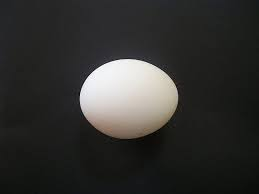
#> input picture test2.jpg, 259 x 194 px
$ jupyter execute --allow-errors main.ipynb   (shell and % lines are left out)
#> lines starting #> are read from the running program, lines starting #| are printed output that depends on the picture; after the words box and inside, x2 and y2 are one past the last pixel; in counts of white or black regions, pixels touching at a corner belong together
#> further down, src is the input picture: shape (194, 259, 3); mean B, G, R 48.3, 50.3, 50.7
### contour.py
import cv2
import numpy as np
import argparse
import random as rng
rng.seed(12345)
import matplotlib as mpl
mpl.use('TkAgg')
import matplotlib.pyplot as plt
from setting import *

def find_egg_contour(src, threshold):
#> called with threshold = 100
    src_gray = cv2.cvtColor(src, cv2.COLOR_BGR2GRAY)
    src_gray = cv2.blur(src_gray, (3, 3))
    canny_output = cv2.Canny(src_gray, threshold, threshold * 2)
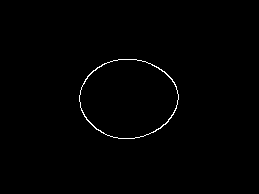
#> canny_output: shape (194, 259); 0.65% white in thin lines or dots, all inside (x1, y1, x2, y2) = (79, 59, 179, 139)
    if DEBUG:
        cv2.imshow("Canny", canny_output)

    contours_full, hierarchy  = cv2.findContours(canny_output, cv2.RETR_EXTERNAL, cv2.CHAIN_APPROX_NONE)
    contours_simple, hierarchy  = cv2.findContours(canny_output, cv2.RETR_EXTERNAL, cv2.CHAIN_APPROX_SIMPLE)

    for contour in contours_simple: # loop over one contour area
        for contour_point in contour: # loop over the points
            cv2.circle(src, ((contour_point[0][0], contour_point[0][1])), 2, (0, 255, 0), 1, cv2.LINE_AA)
    if DEBUG:
        cv2.imshow("Contour Points", src)
    return contours_full, contours_simple

# [17 lines left out: functions transform2world, cart2pol, pol2cart, not called in this run]

# [33 lines that do not run on import are left out]

### main.ipynb
[cell 1]
from contour import *
from fourier import *
import cv2
import random as rng
import matplotlib.pyplot as plt
import matplotlib as mpl
from symfit import parameters, variables, sin, cos, Fit
from tqdm import trange
import sympy

[cell 2]
src = cv2.imread(cv2.samples.findFile("test2.jpg"))
threshold = 100
#> (the rest of this cell did not finish here and is left out)
